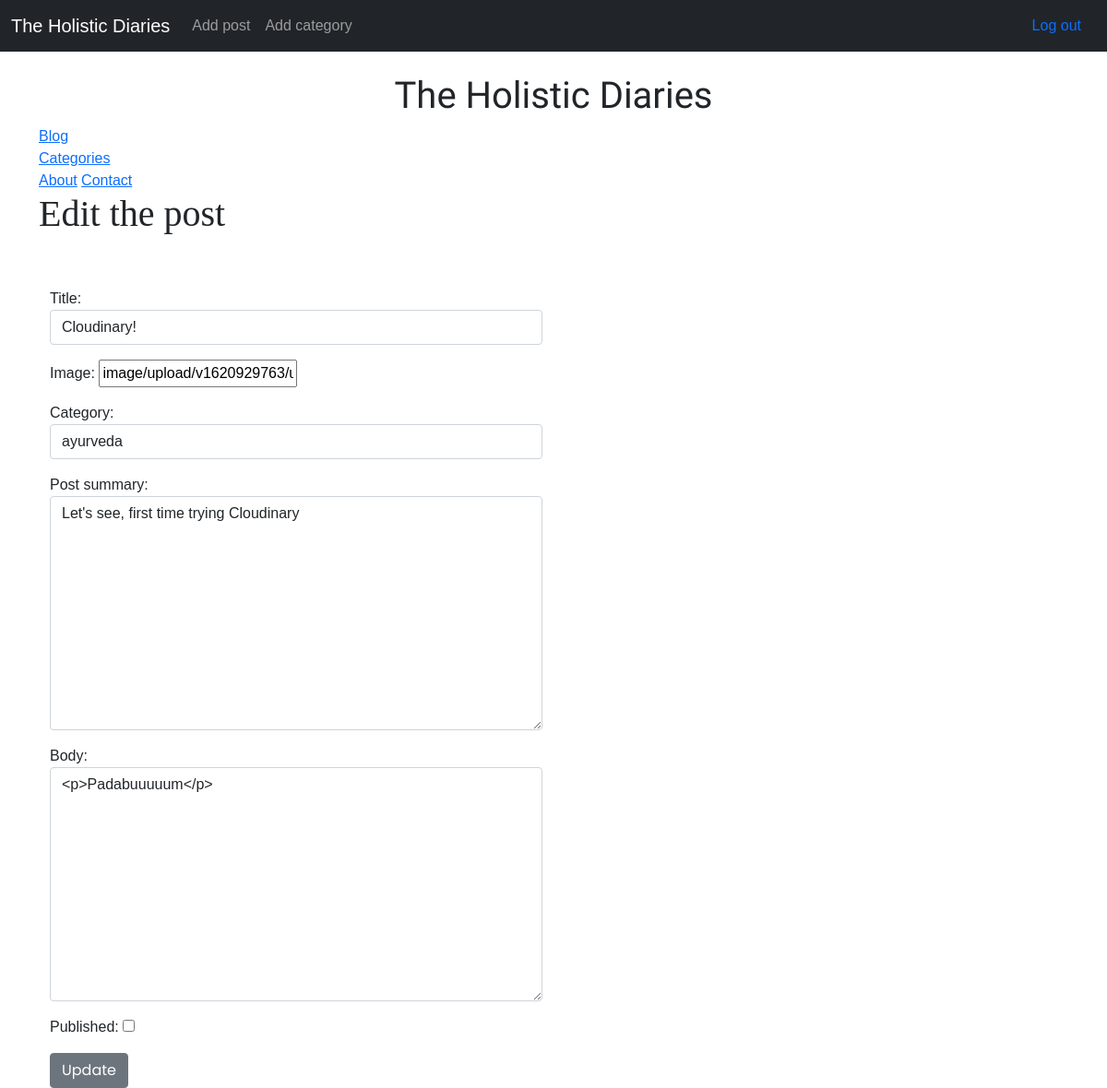
/post/update/5 (signed in), run on an earlier commit of the app's database.
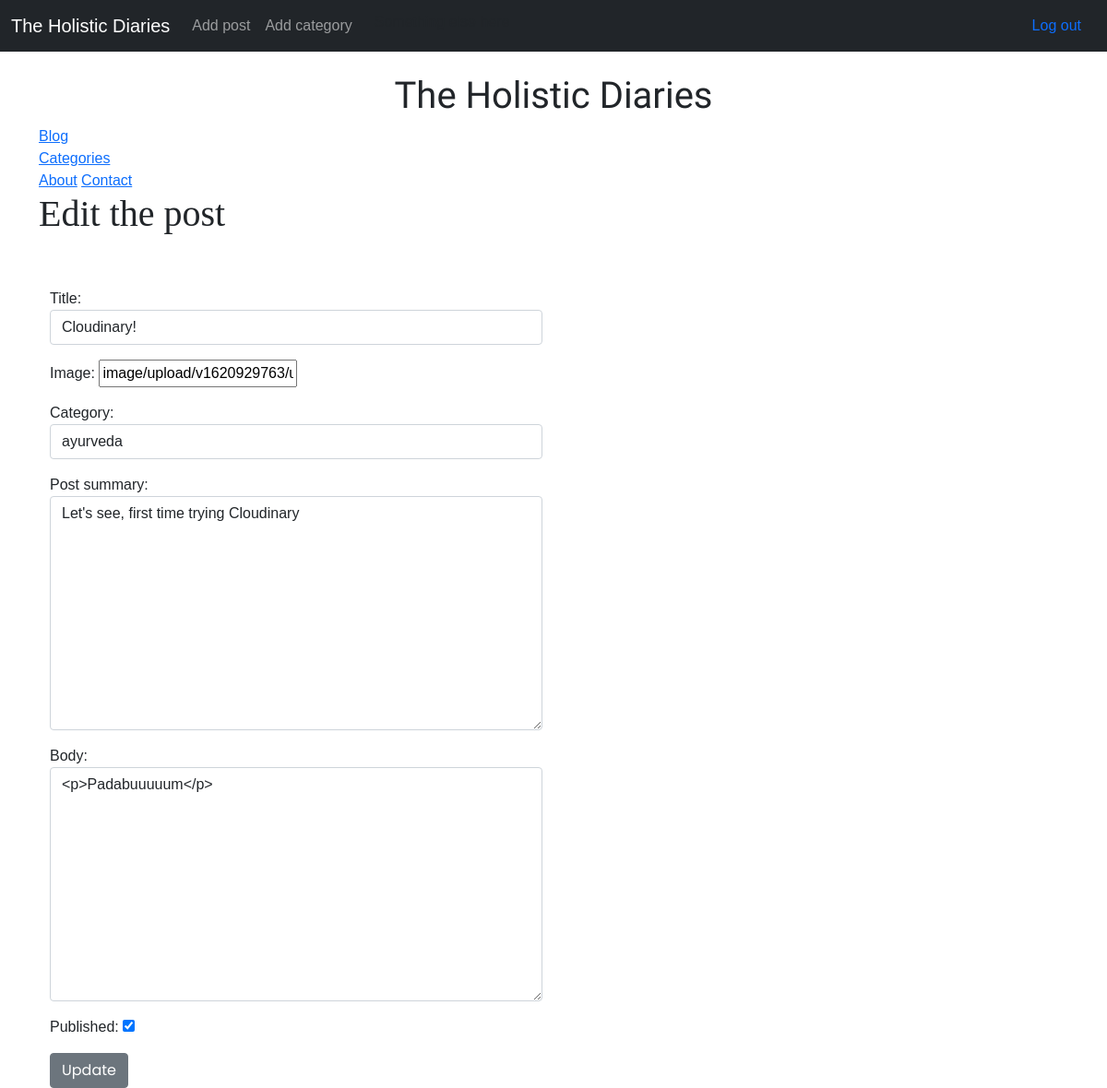
And on a later commit of the database.
### holistic/models.py (models this page shows, shortened)
class Post(models.Model):
    title = models.CharField(max_length=255)
    post_summary = models.TextField(max_length=999, default="")
    author = models.ForeignKey(User, on_delete=models.CASCADE)
    body = RichTextField(blank=True, null=True)
    published = models.BooleanField(default=False)
    post_date = models.DateField(auto_now_add=True)
    category = models.ForeignKey(Category, on_delete=models.CASCADE)
    likes = models.ManyToManyField(User, related_name='blog_posts')
    header_image = CloudinaryField('image')

### holistic/views.py (the view)
class UpdatePostView(UpdateView):
    def dispatch(self, request, *args, **kwargs):
        if not request.user.is_authenticated:
            return redirect('home')
        return super(UpdatePostView, self).dispatch(request, *args, **kwargs)
    model = Post
    form_class = EditPostForm
    template_name = 'update_post.html'

### holistic/forms.py
class EditPostForm(forms.ModelForm):
    class Meta:
        model = Post
        fields = ('title', 'header_image', 'category', 'post_summary', 'body', 'published')
        widgets = {
            'title': forms.TextInput(attrs={'class': 'form-control', 'placeholder': 'Write the title'}),
            'post_summary': forms.Textarea(attrs={'class': 'form-control'}),
            'category': forms.Select(choices=[choice for choice in Category.objects.all().values_list('name', 'name')], attrs={'class': 'form-control'}),
            'body': forms.Textarea(attrs={'class': 'form-control'}),
            'published': forms.CheckboxInput(),
        }

### holistic/context_processors.py (called while the page is built)
def add_variable_to_context(request):
    return {
        'cat_menu': Category.objects.all()
    }

### holistic/models.py (called while the page is built)
    def __str__(self):
        return self.name

### holistic/templates/update_post.html (shortened to what this page needs)
{% extends 'base.html' %}
{% block content %}
{% if user.is_authenticated %}
<h1>Edit the post</h1>
<br /><br />
<div class="container">
    <div class="row">
        <div class="col-6">
            <form method="post" enctype="multipart/form-data" class="form-group">
                {{ form.as_p }}
                <button class="btn btn-secondary">Update</button>
            </form>
        </div>
    </div>
</div>
{% endif %}
{% endblock %}

### holistic/templates/base.html (shortened to what this page needs)
{% load tags %}
<!doctype html>
<html lang="en">
    <head>
    <link href="https://cdn.jsdelivr.net/npm/bootstrap@5.0.0/dist/css/bootstrap.min.css" rel="stylesheet"
>
    {% load static %}
    <link rel="stylesheet" href="{% static 'css/style.css' %}">
</head>
<body>
    {% if user.is_authenticated %}
    <nav class="navbar navbar-expand-lg navbar-dark bg-dark">
        <div class="container-fluid">
            <a class="navbar-brand" href="{% url 'home' %}">The Holistic Diaries</a>
            <div class="collapse navbar-collapse" id="navbarSupportedContent">
                <ul class="navbar-nav me-auto mb-2 mb-lg-0">
                    {% if user.is_authenticated %}
                    <li class="nav-item">
                        <a class="nav-link" href="{% url 'add_post' %}">Add post</a>
                    </li>
                    <li class="nav-item">
                        <a class='nav-link' href="{% url 'add_category' %}">Add category</a>
                    </li>
                    {% endif %}
                    <li><a class="dropdown-item" href="#">Something else here</a></li>
                </ul>
                <a class="navbar-nav nav-link float-right" href="{% url 'logout' %}">Log out</a>
            </div>
        </div>
    </nav>
{% endif%}
    <div class="container mt-4">
        <div class="container d-flex justify-content-center">
            <h1 class='title'>The Holistic Diaries</h1>
        </div>
        <div class="navigation">
            <a href='{% url "home" %}' class="navigation-item">Blog</a>
            {% if cat_menu %}
            <div class="dropdown">
                <a class="navigation-item -toggle" href="#" id="navbarDropdown" role="button" data-bs-toggle="dropdown"
                    aria-expanded="false">
                    Categories
                </a>
                    {% else%}
                    <li class="nav-item">
                        <a class='nav-link' href="{% url 'categories_list' %}">Categories</a>
                    </li>
                    {% endif%}
            </div>
            <a href='{% url "about" %}' class="navigation-item">About</a>
            <a href='{% url "contact" %}' class="navigation-item">Contact</a>
        </div>
        {% block content %}{% endblock %}
    </div>
</body>
</html>

### holistic/static/css/style.css (style rules this page uses)
body { font-family: 'Poppins', sans-serif; }
h1.title { font-family: 'Nixie One', serif; }
h1, h2, h3, h4, h5, h6 { font-family: 'Playfair Display', serif; }
p, a { font-family: 'Source Sans Pro', sans-serif; }
html { scroll-behavior: smooth; }

What changed in the data, as far as the page shows it:
changed Post "Cloudinary!": published "☐" → "☑"
